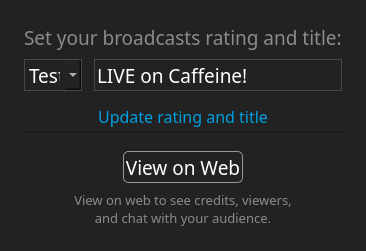
<?xml version="1.0" encoding="UTF-8"?>
<ui version="4.0">
 <class>CaffeinePanel</class>
 <widget class="QDockWidget" name="CaffeinePanel">
  <property name="geometry">
   <rect>
    <x>0</x>
    <y>0</y>
    <width>297</width>
    <height>248</height>
   </rect>
  </property>
  <property name="floating">
   <bool>true</bool>
  </property>
  <property name="features">
   <set>QDockWidget::AllDockWidgetFeatures</set>
  </property>
  <property name="windowTitle">
   <string comment="Caffeine.Dock" extracomment="Dock Window Title">Caffeine</string>
  </property>
  <widget class="QWidget" name="dockWidgetContents">
   <property name="sizePolicy">
    <sizepolicy hsizetype="Expanding" vsizetype="Expanding">
     <horstretch>0</horstretch>
     <verstretch>0</verstretch>
    </sizepolicy>
   </property>
   <property name="styleSheet">
    <string notr="true">background: rgb(34, 34, 34);</string>
   </property>
   <layout class="QVBoxLayout" name="primaryLayout">
    <property name="spacing">
     <number>0</number>
    </property>
    <property name="leftMargin">
     <number>24</number>
    </property>
    <property name="topMargin">
     <number>24</number>
    </property>
    <property name="rightMargin">
     <number>24</number>
    </property>
    <property name="bottomMargin">
     <number>24</number>
    </property>
    <item>
     <widget class="QWidget" name="container1" native="true">
      <property name="enabled">
       <bool>true</bool>
      </property>
      <property name="sizePolicy">
       <sizepolicy hsizetype="Expanding" vsizetype="Expanding">
        <horstretch>0</horstretch>
        <verstretch>0</verstretch>
       </sizepolicy>
      </property>
      <layout class="QHBoxLayout" name="horizontalLayout_3">
       <property name="spacing">
        <number>0</number>
       </property>
       <property name="leftMargin">
        <number>0</number>
       </property>
       <property name="topMargin">
        <number>0</number>
       </property>
       <property name="rightMargin">
        <number>0</number>
       </property>
       <property name="bottomMargin">
        <number>0</number>
       </property>
       <item>
        <widget class="QWidget" name="content1" native="true">
         <property name="sizePolicy">
          <sizepolicy hsizetype="Expanding" vsizetype="Expanding">
           <horstretch>0</horstretch>
           <verstretch>0</verstretch>
          </sizepolicy>
         </property>
         <layout class="QVBoxLayout" name="verticalLayout_2" stretch="0,0,0,0,0,0">
          <property name="spacing">
           <number>0</number>
          </property>
          <property name="leftMargin">
           <number>0</number>
          </property>
          <property name="topMargin">
           <number>0</number>
          </property>
          <property name="rightMargin">
           <number>0</number>
          </property>
          <property name="bottomMargin">
           <number>0</number>
          </property>
          <item>
           <widget class="QLabel" name="ratingAndTitleLabel">
            <property name="sizePolicy">
             <sizepolicy hsizetype="Preferred" vsizetype="Fixed">
              <horstretch>0</horstretch>
              <verstretch>0</verstretch>
             </sizepolicy>
            </property>
            <property name="font">
             <font>
              <family>Poppins</family>
              <pointsize>14</pointsize>
             </font>
            </property>
            <property name="styleSheet">
             <string notr="true">color: rgb(139, 139, 139);</string>
            </property>
            <property name="text">
             <string comment="Caffeine.Dock.RatingAndTitle">Set your broadcasts rating and title:</string>
            </property>
           </widget>
          </item>
          <item>
           <spacer name="verticalSpacer_5">
            <property name="orientation">
             <enum>Qt::Vertical</enum>
            </property>
            <property name="sizeType">
             <enum>QSizePolicy::Fixed</enum>
            </property>
            <property name="sizeHint" stdset="0">
             <size>
              <width>20</width>
              <height>8</height>
             </size>
            </property>
           </spacer>
          </item>
          <item>
           <widget class="QWidget" name="ratingAndTitle" native="true">
            <property name="sizePolicy">
             <sizepolicy hsizetype="Preferred" vsizetype="Fixed">
              <horstretch>0</horstretch>
              <verstretch>0</verstretch>
             </sizepolicy>
            </property>
            <layout class="QHBoxLayout" name="horizontalLayout_2">
             <property name="spacing">
              <number>12</number>
             </property>
             <property name="leftMargin">
              <number>0</number>
             </property>
             <property name="topMargin">
              <number>0</number>
             </property>
             <property name="rightMargin">
              <number>0</number>
             </property>
             <property name="bottomMargin">
              <number>0</number>
             </property>
             <item>
              <widget class="QComboBox" name="rating">
               <property name="sizePolicy">
                <sizepolicy hsizetype="Fixed" vsizetype="Fixed">
                 <horstretch>1</horstretch>
                 <verstretch>0</verstretch>
                </sizepolicy>
               </property>
               <property name="minimumSize">
                <size>
                 <width>0</width>
                 <height>32</height>
                </size>
               </property>
               <property name="font">
                <font>
                 <family>Poppins</family>
                 <pointsize>14</pointsize>
                 <kerning>true</kerning>
                </font>
               </property>
               <property name="styleSheet">
                <string notr="true">border: 1px solid rgb(72, 72, 72);
color: rgb(255, 255, 255);</string>
               </property>
               <item>
                <property name="text">
                 <string>Test</string>
                </property>
               </item>
              </widget>
             </item>
             <item>
              <widget class="QLineEdit" name="title">
               <property name="sizePolicy">
                <sizepolicy hsizetype="Preferred" vsizetype="Fixed">
                 <horstretch>3</horstretch>
                 <verstretch>0</verstretch>
                </sizepolicy>
               </property>
               <property name="minimumSize">
                <size>
                 <width>0</width>
                 <height>32</height>
                </size>
               </property>
               <property name="font">
                <font>
                 <family>Poppins</family>
                 <pointsize>14</pointsize>
                </font>
               </property>
               <property name="styleSheet">
                <string notr="true">border: 1px solid rgb(72, 72, 72);
color: rgb(255, 255, 255);</string>
               </property>
               <property name="text">
                <string notr="true">LIVE on Caffeine!</string>
               </property>
               <property name="frame">
                <bool>false</bool>
               </property>
              </widget>
             </item>
            </layout>
           </widget>
          </item>
          <item>
           <spacer name="verticalSpacer_4">
            <property name="orientation">
             <enum>Qt::Vertical</enum>
            </property>
            <property name="sizeType">
             <enum>QSizePolicy::Fixed</enum>
            </property>
            <property name="sizeHint" stdset="0">
             <size>
              <width>20</width>
              <height>10</height>
             </size>
            </property>
           </spacer>
          </item>
          <item>
           <widget class="QPushButton" name="updateButton">
            <property name="font">
             <font>
              <family>Poppins</family>
              <pointsize>12</pointsize>
             </font>
            </property>
            <property name="cursor">
             <cursorShape>PointingHandCursor</cursorShape>
            </property>
            <property name="styleSheet">
             <string notr="true">QPushButton {
	color: rgb(0, 159, 224);
}

QPushButton:hover {
	color: #92DFFF;
}

QPushButton:pressed {
	color: #0079AA;
}</string>
            </property>
            <property name="text">
             <string comment="Caffeine.Dock.UpdateRatingAndTitle">Update rating and title</string>
            </property>
            <property name="flat">
             <bool>true</bool>
            </property>
           </widget>
          </item>
          <item>
           <spacer name="verticalSpacer_6">
            <property name="orientation">
             <enum>Qt::Vertical</enum>
            </property>
            <property name="sizeType">
             <enum>QSizePolicy::Expanding</enum>
            </property>
            <property name="sizeHint" stdset="0">
             <size>
              <width>20</width>
              <height>5</height>
             </size>
            </property>
           </spacer>
          </item>
         </layout>
        </widget>
       </item>
      </layout>
     </widget>
    </item>
    <item>
     <widget class="Line" name="line">
      <property name="orientation">
       <enum>Qt::Horizontal</enum>
      </property>
     </widget>
    </item>
    <item>
     <widget class="QWidget" name="container2" native="true">
      <property name="sizePolicy">
       <sizepolicy hsizetype="Expanding" vsizetype="Preferred">
        <horstretch>0</horstretch>
        <verstretch>0</verstretch>
       </sizepolicy>
      </property>
      <layout class="QHBoxLayout" name="horizontalLayout_4">
       <property name="spacing">
        <number>0</number>
       </property>
       <property name="leftMargin">
        <number>0</number>
       </property>
       <property name="topMargin">
        <number>0</number>
       </property>
       <property name="rightMargin">
        <number>0</number>
       </property>
       <property name="bottomMargin">
        <number>0</number>
       </property>
       <item>
        <widget class="QWidget" name="content2" native="true">
         <layout class="QVBoxLayout" name="verticalLayout_3">
          <property name="spacing">
           <number>0</number>
          </property>
          <property name="leftMargin">
           <number>0</number>
          </property>
          <property name="topMargin">
           <number>0</number>
          </property>
          <property name="rightMargin">
           <number>0</number>
          </property>
          <property name="bottomMargin">
           <number>0</number>
          </property>
          <item>
           <widget class="QWidget" name="bottomWidget" native="true">
            <property name="sizePolicy">
             <sizepolicy hsizetype="Preferred" vsizetype="Preferred">
              <horstretch>0</horstretch>
              <verstretch>0</verstretch>
             </sizepolicy>
            </property>
            <property name="minimumSize">
             <size>
              <width>0</width>
              <height>0</height>
             </size>
            </property>
            <property name="styleSheet">
             <string notr="true"/>
            </property>
            <layout class="QVBoxLayout" name="verticalLayout">
             <property name="spacing">
              <number>0</number>
             </property>
             <property name="leftMargin">
              <number>0</number>
             </property>
             <property name="topMargin">
              <number>0</number>
             </property>
             <property name="rightMargin">
              <number>0</number>
             </property>
             <property name="bottomMargin">
              <number>0</number>
             </property>
             <item>
              <spacer name="verticalSpacer_2">
               <property name="orientation">
                <enum>Qt::Vertical</enum>
               </property>
               <property name="sizeType">
                <enum>QSizePolicy::Fixed</enum>
               </property>
               <property name="sizeHint" stdset="0">
                <size>
                 <width>0</width>
                 <height>16</height>
                </size>
               </property>
              </spacer>
             </item>
             <item>
              <widget class="QWidget" name="horizontalWidget" native="true">
               <property name="sizePolicy">
                <sizepolicy hsizetype="Preferred" vsizetype="Fixed">
                 <horstretch>0</horstretch>
                 <verstretch>0</verstretch>
                </sizepolicy>
               </property>
               <property name="minimumSize">
                <size>
                 <width>0</width>
                 <height>0</height>
                </size>
               </property>
               <layout class="QHBoxLayout" name="horizontalLayout">
                <property name="spacing">
                 <number>0</number>
                </property>
                <property name="leftMargin">
                 <number>0</number>
                </property>
                <property name="topMargin">
                 <number>0</number>
                </property>
                <property name="rightMargin">
                 <number>0</number>
                </property>
                <property name="bottomMargin">
                 <number>0</number>
                </property>
                <item>
                 <spacer name="horizontalSpacer_3">
                  <property name="orientation">
                   <enum>Qt::Horizontal</enum>
                  </property>
                  <property name="sizeType">
                   <enum>QSizePolicy::Expanding</enum>
                  </property>
                  <property name="sizeHint" stdset="0">
                   <size>
                    <width>0</width>
                    <height>0</height>
                   </size>
                  </property>
                 </spacer>
                </item>
                <item>
                 <widget class="QPushButton" name="viewOnWebBtn">
                  <property name="enabled">
                   <bool>true</bool>
                  </property>
                  <property name="sizePolicy">
                   <sizepolicy hsizetype="Fixed" vsizetype="Fixed">
                    <horstretch>0</horstretch>
                    <verstretch>0</verstretch>
                   </sizepolicy>
                  </property>
                  <property name="minimumSize">
                   <size>
                    <width>120</width>
                    <height>32</height>
                   </size>
                  </property>
                  <property name="font">
                   <font>
                    <family>Poppins</family>
                    <pointsize>14</pointsize>
                   </font>
                  </property>
                  <property name="cursor">
                   <cursorShape>PointingHandCursor</cursorShape>
                  </property>
                  <property name="styleSheet">
                   <string notr="true">border-radius: 5px 5px 5px 5px;
border: 1px solid rgb(151, 151, 151);
color: rgb(255, 255, 255);</string>
                  </property>
                  <property name="text">
                   <string comment="Caffeine.Dock.ViewOnWeb" extracomment="Button to open the panel in a web browser.">View on Web</string>
                  </property>
                  <property name="flat">
                   <bool>true</bool>
                  </property>
                 </widget>
                </item>
                <item>
                 <spacer name="horizontalSpacer_4">
                  <property name="orientation">
                   <enum>Qt::Horizontal</enum>
                  </property>
                  <property name="sizeType">
                   <enum>QSizePolicy::Expanding</enum>
                  </property>
                  <property name="sizeHint" stdset="0">
                   <size>
                    <width>0</width>
                    <height>0</height>
                   </size>
                  </property>
                 </spacer>
                </item>
               </layout>
              </widget>
             </item>
             <item>
              <spacer name="verticalSpacer">
               <property name="orientation">
                <enum>Qt::Vertical</enum>
               </property>
               <property name="sizeType">
                <enum>QSizePolicy::Fixed</enum>
               </property>
               <property name="sizeHint" stdset="0">
                <size>
                 <width>20</width>
                 <height>8</height>
                </size>
               </property>
              </spacer>
             </item>
             <item>
              <widget class="QLabel" name="label">
               <property name="sizePolicy">
                <sizepolicy hsizetype="Preferred" vsizetype="Fixed">
                 <horstretch>0</horstretch>
                 <verstretch>0</verstretch>
                </sizepolicy>
               </property>
               <property name="font">
                <font>
                 <family>Poppins</family>
                 <pointsize>10</pointsize>
                </font>
               </property>
               <property name="styleSheet">
                <string notr="true">color: rgb(139, 139, 139);
line-height: 14px;
text-align: center;</string>
               </property>
               <property name="text">
                <string comment="Caffeine.Dock.ViewOnWebDescription">&lt;!DOCTYPE HTML PUBLIC &quot;-//W3C//DTD HTML 4.0//EN&quot; &quot;http://www.w3.org/TR/REC-html40/strict.dtd&quot;&gt;
&lt;html&gt;&lt;head&gt;&lt;meta name=&quot;qrichtext&quot; content=&quot;1&quot; /&gt;&lt;style type=&quot;text/css&quot;&gt;
p, li { white-space: pre-wrap; }
&lt;/style&gt;&lt;/head&gt;&lt;body&gt;
&lt;p&gt;View on web to see credits, viewers,&lt;br /&gt;
and chat with your audience.&lt;/p&gt;&lt;/body&gt;&lt;/html&gt;</string>
               </property>
               <property name="alignment">
                <set>Qt::AlignCenter</set>
               </property>
               <property name="wordWrap">
                <bool>false</bool>
               </property>
              </widget>
             </item>
            </layout>
           </widget>
          </item>
         </layout>
        </widget>
       </item>
      </layout>
     </widget>
    </item>
   </layout>
  </widget>
 </widget>
 <resources/>
 <connections/>
</ui>
